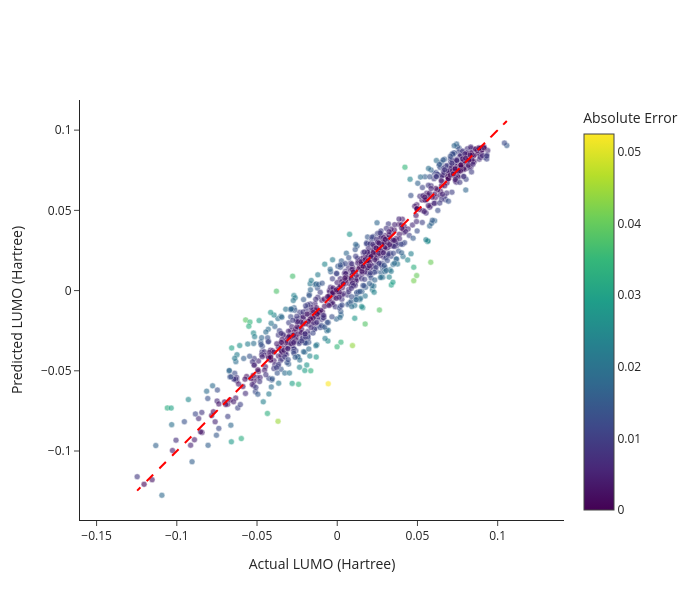

Notebook cell for this chart:
### Code cell
fig = go.Figure()

# Scatter plot of predictions vs actual
fig.add_trace(go.Scatter(
    x=test_labels,
    y=test_predictions,
    mode='markers',
    name='Predictions',
    marker=dict(
        size=6,
        color=np.abs(test_predictions - test_labels),
        colorscale='Viridis',
        showscale=True,
        colorbar=dict(title="Absolute Error"),
        opacity=0.6,
        line=dict(width=0.5, color='white')
    ),
))

# Add perfect prediction line (y = x)
fig.add_trace(go.Scatter(
    x=test_labels,
    y=test_labels,
    mode='lines',
    name='Perfect Prediction',
    line=dict(color='red', width=2, dash='dash'),
    hoverinfo='skip'
))

# Update layout
fig.update_layout(
    xaxis_title='Actual LUMO (Hartree)',
    yaxis_title='Predicted LUMO (Hartree)',
    template='simple_white',
    height=600,
    width=700,
    showlegend=False,
)

# Make axes equal
fig.update_xaxes(scaleanchor="y", scaleratio=1)
fig.update_yaxes(scaleanchor="x", scaleratio=1)

fig.show()

### Figure 1 — Plotly figure (JSON) as saved in the notebook; plotly's stock layout.template omitted (floating-point values rounded to 4 significant figures; data arrays with more than 128 entries replaced by an {"elided": "..."} marker saying what was removed)
{"data": [{"marker": {"color": {"elided": "1000 float values"}, "colorbar": {"title": {"text": "Absolute Error"}}, "colorscale": [[0, "#440154"], [0.1111, "#482878"], [0.2222, "#3e4989"], [0.3333, "#31688e"], [0.4444, "#26828e"], [0.5556, "#1f9e89"], [0.6667, "#35b779"], [0.7778, "#6ece58"], [0.8889, "#b5de2b"], [1, "#fde725"]], "line": {"color": "white", "width": 0.5}, "opacity": 0.6, "showscale": true, "size": 6}, "mode": "markers", "name": "Predictions", "type": "scatter", "x": {"elided": "1000 float values"}, "y": {"elided": "1000 float values"}}, {"hoverinfo": "skip", "line": {"color": "red", "dash": "dash", "width": 2}, "mode": "lines", "name": "Perfect Prediction", "type": "scatter", "x": {"elided": "1000 float values"}, "y": {"elided": "1000 float values"}}], "layout": {"height": 600, "showlegend": false, "width": 700, "xaxis": {"scaleanchor": "y", "scaleratio": 1, "title": {"text": "Actual LUMO (Hartree)"}}, "yaxis": {"scaleanchor": "x", "scaleratio": 1, "title": {"text": "Predicted LUMO (Hartree)"}}}}
